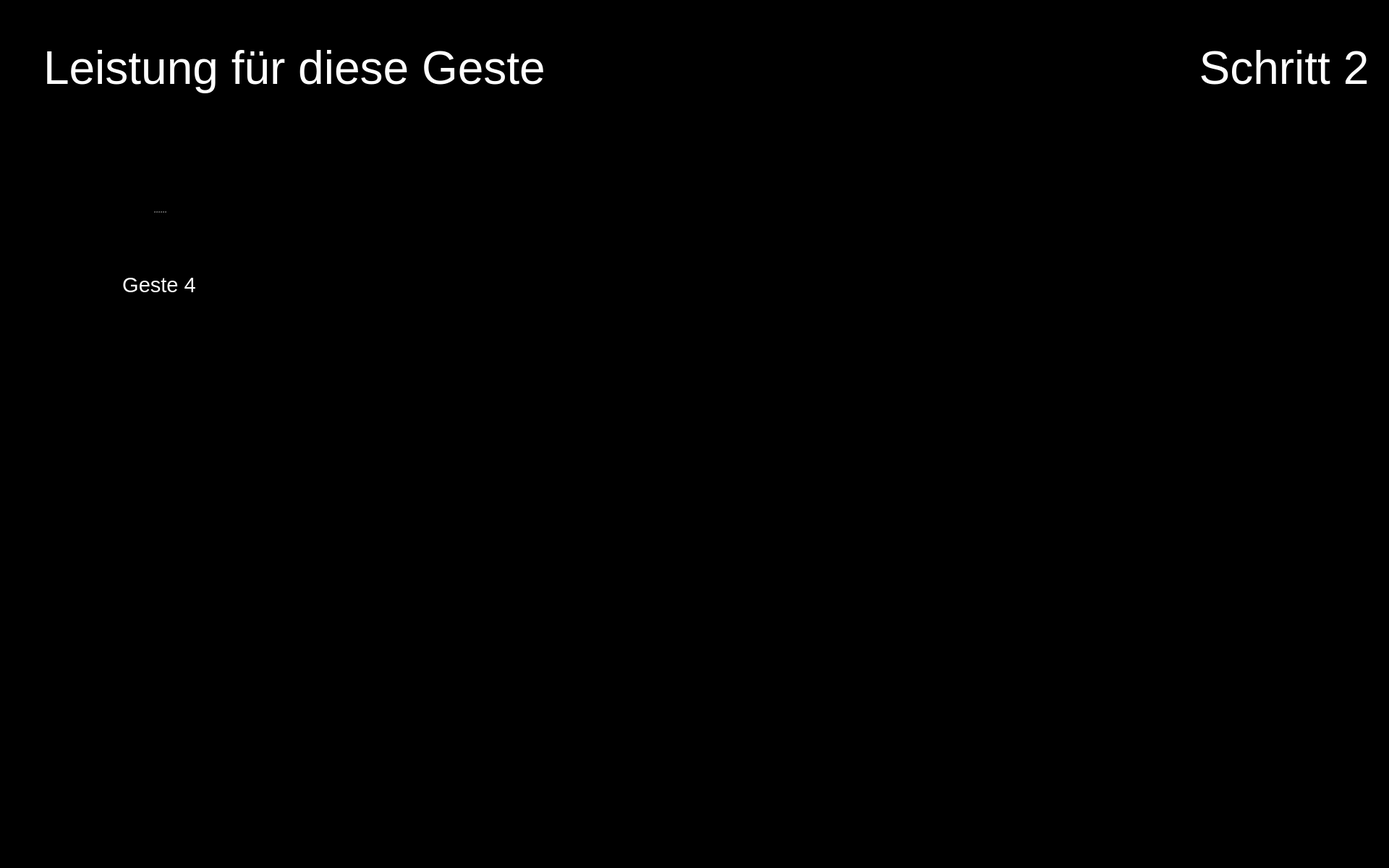
<?xml version="1.0" encoding="UTF-8"?>
<ui version="4.0">
 <class>Form</class>
 <widget class="QWidget" name="Form">
  <property name="geometry">
   <rect>
    <x>0</x>
    <y>0</y>
    <width>1920</width>
    <height>1200</height>
   </rect>
  </property>
  <property name="maximumSize">
   <size>
    <width>1920</width>
    <height>1200</height>
   </size>
  </property>
  <property name="windowTitle">
   <string>Form</string>
  </property>
  <property name="styleSheet">
   <string notr="true">background-color: rgb(0, 0, 0);</string>
  </property>
  <widget class="QPushButton" name="button_nav_left">
   <property name="enabled">
    <bool>true</bool>
   </property>
   <property name="geometry">
    <rect>
     <x>800</x>
     <y>560</y>
     <width>150</width>
     <height>150</height>
    </rect>
   </property>
   <property name="minimumSize">
    <size>
     <width>81</width>
     <height>81</height>
    </size>
   </property>
   <property name="maximumSize">
    <size>
     <width>150</width>
     <height>150</height>
    </size>
   </property>
   <property name="cursor">
    <cursorShape>OpenHandCursor</cursorShape>
   </property>
   <property name="focusPolicy">
    <enum>Qt::WheelFocus</enum>
   </property>
   <property name="contextMenuPolicy">
    <enum>Qt::DefaultContextMenu</enum>
   </property>
   <property name="layoutDirection">
    <enum>Qt::LeftToRight</enum>
   </property>
   <property name="autoFillBackground">
    <bool>false</bool>
   </property>
   <property name="styleSheet">
    <string notr="true"/>
   </property>
   <property name="icon">
    <iconset resource="resources/res.qrc">
     <normaloff>:/buttons/Button Left.svg</normaloff>:/buttons/Button Left.svg</iconset>
   </property>
   <property name="iconSize">
    <size>
     <width>144</width>
     <height>144</height>
    </size>
   </property>
   <property name="autoDefault">
    <bool>false</bool>
   </property>
   <property name="default">
    <bool>false</bool>
   </property>
   <property name="flat">
    <bool>true</bool>
   </property>
  </widget>
  <widget class="QPushButton" name="button_nav_right">
   <property name="enabled">
    <bool>true</bool>
   </property>
   <property name="geometry">
    <rect>
     <x>960</x>
     <y>560</y>
     <width>150</width>
     <height>150</height>
    </rect>
   </property>
   <property name="minimumSize">
    <size>
     <width>81</width>
     <height>81</height>
    </size>
   </property>
   <property name="maximumSize">
    <size>
     <width>150</width>
     <height>150</height>
    </size>
   </property>
   <property name="cursor">
    <cursorShape>OpenHandCursor</cursorShape>
   </property>
   <property name="focusPolicy">
    <enum>Qt::WheelFocus</enum>
   </property>
   <property name="contextMenuPolicy">
    <enum>Qt::DefaultContextMenu</enum>
   </property>
   <property name="layoutDirection">
    <enum>Qt::LeftToRight</enum>
   </property>
   <property name="autoFillBackground">
    <bool>false</bool>
   </property>
   <property name="styleSheet">
    <string notr="true"/>
   </property>
   <property name="icon">
    <iconset resource="resources/res.qrc">
     <normaloff>:/buttons/Button Right.svg</normaloff>:/buttons/Button Right.svg</iconset>
   </property>
   <property name="iconSize">
    <size>
     <width>144</width>
     <height>144</height>
    </size>
   </property>
   <property name="autoDefault">
    <bool>false</bool>
   </property>
   <property name="default">
    <bool>false</bool>
   </property>
   <property name="flat">
    <bool>true</bool>
   </property>
  </widget>
  <widget class="QPushButton" name="button_exit">
   <property name="enabled">
    <bool>true</bool>
   </property>
   <property name="geometry">
    <rect>
     <x>1760</x>
     <y>1040</y>
     <width>150</width>
     <height>150</height>
    </rect>
   </property>
   <property name="minimumSize">
    <size>
     <width>81</width>
     <height>81</height>
    </size>
   </property>
   <property name="maximumSize">
    <size>
     <width>150</width>
     <height>150</height>
    </size>
   </property>
   <property name="cursor">
    <cursorShape>OpenHandCursor</cursorShape>
   </property>
   <property name="focusPolicy">
    <enum>Qt::WheelFocus</enum>
   </property>
   <property name="contextMenuPolicy">
    <enum>Qt::DefaultContextMenu</enum>
   </property>
   <property name="icon">
    <iconset resource="resources/res.qrc">
     <normaloff>:/buttons/Button Exit.svg</normaloff>:/buttons/Button Exit.svg</iconset>
   </property>
   <property name="iconSize">
    <size>
     <width>144</width>
     <height>144</height>
    </size>
   </property>
   <property name="autoDefault">
    <bool>false</bool>
   </property>
   <property name="default">
    <bool>false</bool>
   </property>
   <property name="flat">
    <bool>true</bool>
   </property>
  </widget>
  <widget class="QLabel" name="label_plot_1">
   <property name="geometry">
    <rect>
     <x>490</x>
     <y>180</y>
     <width>850</width>
     <height>340</height>
    </rect>
   </property>
   <property name="maximumSize">
    <size>
     <width>1200</width>
     <height>480</height>
    </size>
   </property>
   <property name="font">
    <font>
     <pointsize>48</pointsize>
    </font>
   </property>
   <property name="styleSheet">
    <string notr="true">color: rgb(255, 255, 255);</string>
   </property>
   <property name="text">
    <string/>
   </property>
   <property name="scaledContents">
    <bool>true</bool>
   </property>
  </widget>
  <widget class="QLabel" name="icon_newbie_1">
   <property name="enabled">
    <bool>true</bool>
   </property>
   <property name="geometry">
    <rect>
     <x>490</x>
     <y>380</y>
     <width>100</width>
     <height>100</height>
    </rect>
   </property>
   <property name="sizePolicy">
    <sizepolicy hsizetype="Preferred" vsizetype="Preferred">
     <horstretch>0</horstretch>
     <verstretch>0</verstretch>
    </sizepolicy>
   </property>
   <property name="maximumSize">
    <size>
     <width>100</width>
     <height>100</height>
    </size>
   </property>
   <property name="text">
    <string/>
   </property>
   <property name="pixmap">
    <pixmap resource="resources/res.qrc">:/img/Icon User.png</pixmap>
   </property>
   <property name="scaledContents">
    <bool>true</bool>
   </property>
  </widget>
  <widget class="QLabel" name="image_step">
   <property name="geometry">
    <rect>
     <x>1650</x>
     <y>170</y>
     <width>250</width>
     <height>250</height>
    </rect>
   </property>
   <property name="font">
    <font>
     <pointsize>48</pointsize>
    </font>
   </property>
   <property name="styleSheet">
    <string notr="true">color: rgb(255, 255, 255);</string>
   </property>
   <property name="text">
    <string/>
   </property>
   <property name="pixmap">
    <pixmap resource="resources/res.qrc">:/detected steps/Detected Step2 Button.png</pixmap>
   </property>
   <property name="alignment">
    <set>Qt::AlignCenter</set>
   </property>
   <property name="wordWrap">
    <bool>true</bool>
   </property>
  </widget>
  <widget class="QLabel" name="icon_expert_1">
   <property name="enabled">
    <bool>true</bool>
   </property>
   <property name="geometry">
    <rect>
     <x>490</x>
     <y>220</y>
     <width>100</width>
     <height>100</height>
    </rect>
   </property>
   <property name="sizePolicy">
    <sizepolicy hsizetype="Preferred" vsizetype="Preferred">
     <horstretch>0</horstretch>
     <verstretch>0</verstretch>
    </sizepolicy>
   </property>
   <property name="maximumSize">
    <size>
     <width>100</width>
     <height>100</height>
    </size>
   </property>
   <property name="text">
    <string/>
   </property>
   <property name="pixmap">
    <pixmap resource="resources/res.qrc">:/img/Icon Expert.png</pixmap>
   </property>
   <property name="scaledContents">
    <bool>true</bool>
   </property>
  </widget>
  <widget class="QLabel" name="icon_reaction_1">
   <property name="enabled">
    <bool>true</bool>
   </property>
   <property name="geometry">
    <rect>
     <x>1400</x>
     <y>250</y>
     <width>200</width>
     <height>200</height>
    </rect>
   </property>
   <property name="sizePolicy">
    <sizepolicy hsizetype="Preferred" vsizetype="Preferred">
     <horstretch>0</horstretch>
     <verstretch>0</verstretch>
    </sizepolicy>
   </property>
   <property name="maximumSize">
    <size>
     <width>200</width>
     <height>200</height>
    </size>
   </property>
   <property name="text">
    <string/>
   </property>
   <property name="scaledContents">
    <bool>true</bool>
   </property>
  </widget>
  <widget class="QLabel" name="label_text_step">
   <property name="geometry">
    <rect>
     <x>1650</x>
     <y>20</y>
     <width>250</width>
     <height>150</height>
    </rect>
   </property>
   <property name="font">
    <font>
     <family>Arial</family>
     <pointsize>48</pointsize>
     <weight>9</weight>
     <italic>false</italic>
     <bold>false</bold>
    </font>
   </property>
   <property name="styleSheet">
    <string notr="true">font: 75 48pt &quot;Arial&quot;;
color: rgb(255, 255, 255);</string>
   </property>
   <property name="text">
    <string>Schritt 2</string>
   </property>
   <property name="textFormat">
    <enum>Qt::RichText</enum>
   </property>
   <property name="alignment">
    <set>Qt::AlignCenter</set>
   </property>
   <property name="wordWrap">
    <bool>true</bool>
   </property>
  </widget>
  <widget class="QSplitter" name="splitter_3">
   <property name="geometry">
    <rect>
     <x>60</x>
     <y>210</y>
     <width>320</width>
     <height>282</height>
    </rect>
   </property>
   <property name="orientation">
    <enum>Qt::Vertical</enum>
   </property>
   <widget class="QLabel" name="image_required_2">
    <property name="maximumSize">
     <size>
      <width>320</width>
      <height>240</height>
     </size>
    </property>
    <property name="text">
     <string/>
    </property>
    <property name="pixmap">
     <pixmap resource="resources/res.qrc">:/img/gesture4.png</pixmap>
    </property>
    <property name="scaledContents">
     <bool>true</bool>
    </property>
   </widget>
   <widget class="QLabel" name="text_required_2">
    <property name="font">
     <font>
      <family>Arial</family>
      <pointsize>22</pointsize>
      <weight>9</weight>
      <italic>false</italic>
      <bold>false</bold>
     </font>
    </property>
    <property name="styleSheet">
     <string notr="true">font: 75 22pt &quot;Arial&quot;;
color: rgb(255, 255, 255);</string>
    </property>
    <property name="text">
     <string>Geste 4</string>
    </property>
    <property name="textFormat">
     <enum>Qt::PlainText</enum>
    </property>
    <property name="alignment">
     <set>Qt::AlignCenter</set>
    </property>
    <property name="wordWrap">
     <bool>true</bool>
    </property>
   </widget>
  </widget>
  <widget class="QLabel" name="label_trouble">
   <property name="geometry">
    <rect>
     <x>60</x>
     <y>20</y>
     <width>1280</width>
     <height>150</height>
    </rect>
   </property>
   <property name="font">
    <font>
     <family>Arial</family>
     <pointsize>48</pointsize>
     <weight>9</weight>
     <italic>false</italic>
     <bold>false</bold>
    </font>
   </property>
   <property name="styleSheet">
    <string notr="true">font: 75 48pt &quot;Arial&quot;;
color: rgb(255, 255, 255);</string>
   </property>
   <property name="text">
    <string>Leistung für diese Geste</string>
   </property>
   <property name="textFormat">
    <enum>Qt::RichText</enum>
   </property>
   <property name="alignment">
    <set>Qt::AlignLeading|Qt::AlignLeft|Qt::AlignVCenter</set>
   </property>
   <property name="wordWrap">
    <bool>true</bool>
   </property>
  </widget>
 </widget>
 <resources>
  <include location="resources/res.qrc"/>
 </resources>
 <connections/>
</ui>
